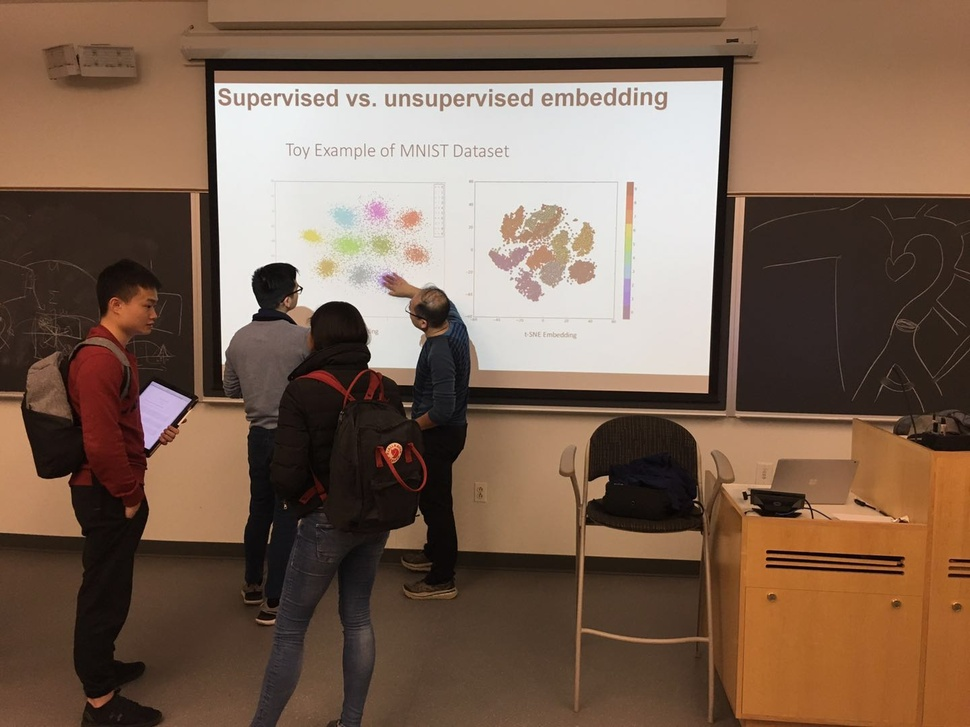
#> input picture Python/test_img/1L.jpg, 970 x 727 px, shrunk from 1440 x 1080 before the run
$ python corner_detector.py
#> lines starting #> are read from the running program, lines starting #| are printed output that depends on the picture
'''
  File name: corner_detector.py
  Author:
  Date created:
'''

'''
  File clarification:
    Detects corner features in an image. You can probably find free “harris” corner detector on-line,
    and you are allowed to use them.
    - Input img: H × W matrix representing the gray scale input image.
    - Output cimg: H × W matrix representing the corner metric matrix.
'''
from skimage.feature import corner_harris, corner_peaks
import numpy as np
import cv2
import matplotlib.pyplot as plt


def corner_detector(img):

    cimg = cv2.cornerHarris(img, 3, 3, 0.04)

    # cv2.imwrite("corner_color_map.png", cv2.applyColorMap(cimg, cv2.COLORMAP_RAINBOW))

#    cimg = corner_harris(img)
    return cimg


if __name__ == "__main__":

    left = cv2.imread("../test_img/1L.jpg")
#> left is the input picture: shape (727, 970, 3); mean B, G, R 81.5, 98.5, 123.4

    # Convert to grayscale
    gray_left = cv2.cvtColor(left, cv2.COLOR_BGR2GRAY)
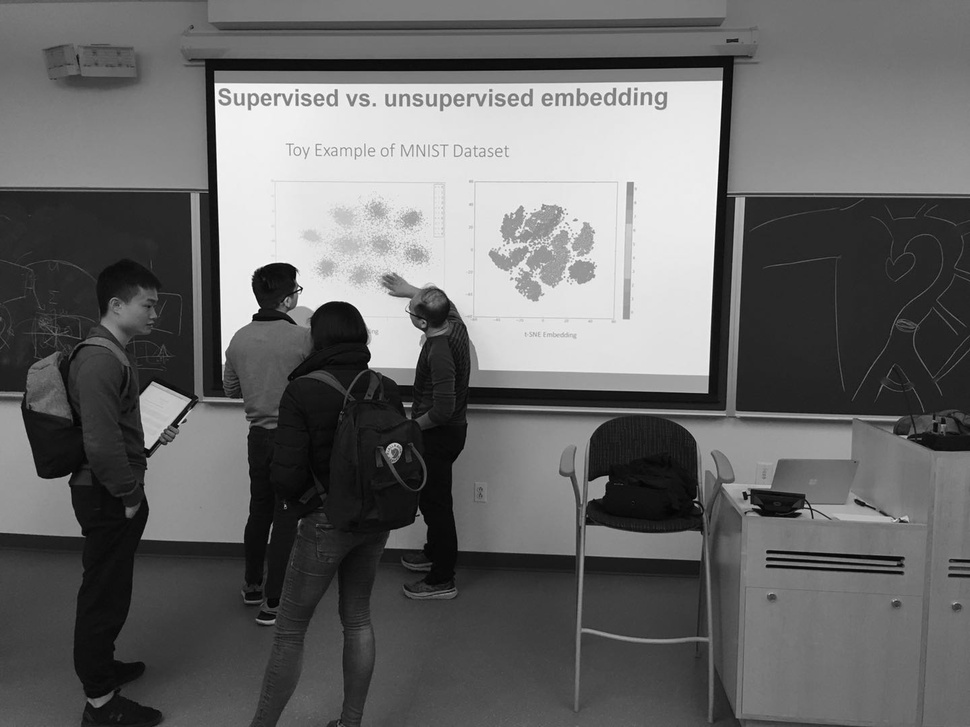
#> gray_left: shape (727, 970); min 1, max 255, mean 104

    # Get the corner metrics for each pixel
    cimg = corner_detector(gray_left)
#> in corner_detector, `cimg = cv2.cornerHarris(img, 3, 3, 0.04)`:
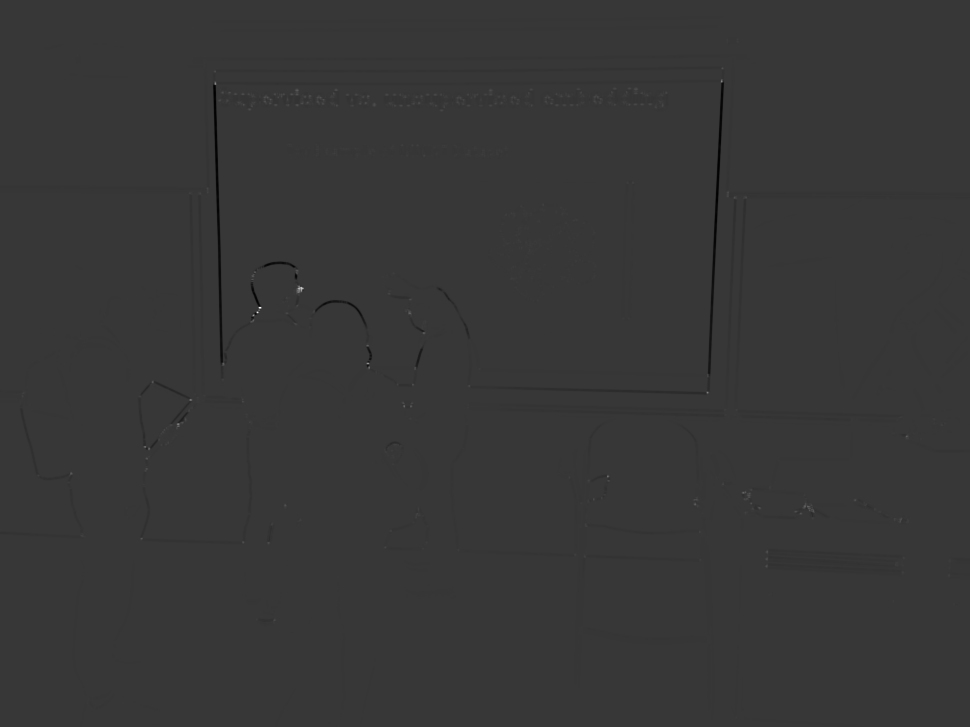
#> cimg: shape (727, 970) float32; min -0.00762, max 0.0277, mean -2.21e-05; drawn with min black and max white

    # Plotting corners on the gray scale image
    corners = corner_peaks(cimg)
#> corners = 34487 pairs, first value 1 to 725, second value 1 to 968
    fig, ax = plt.subplots()
    ax.imshow(gray_left, origin='upper', cmap=plt.cm.gray)
    ax.plot(corners[:,1], corners[:, 0], '+r', markersize=15)
    h, w = gray_left.shape
#> h = 727; w = 970

    plt.show()
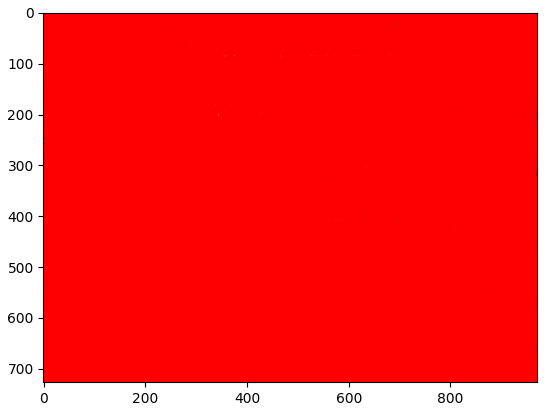
#> figure drawn by matplotlib, 1 panel

$ run again, with Python/test_img/pano1.jpg copied over Python/test_img/1L.jpg
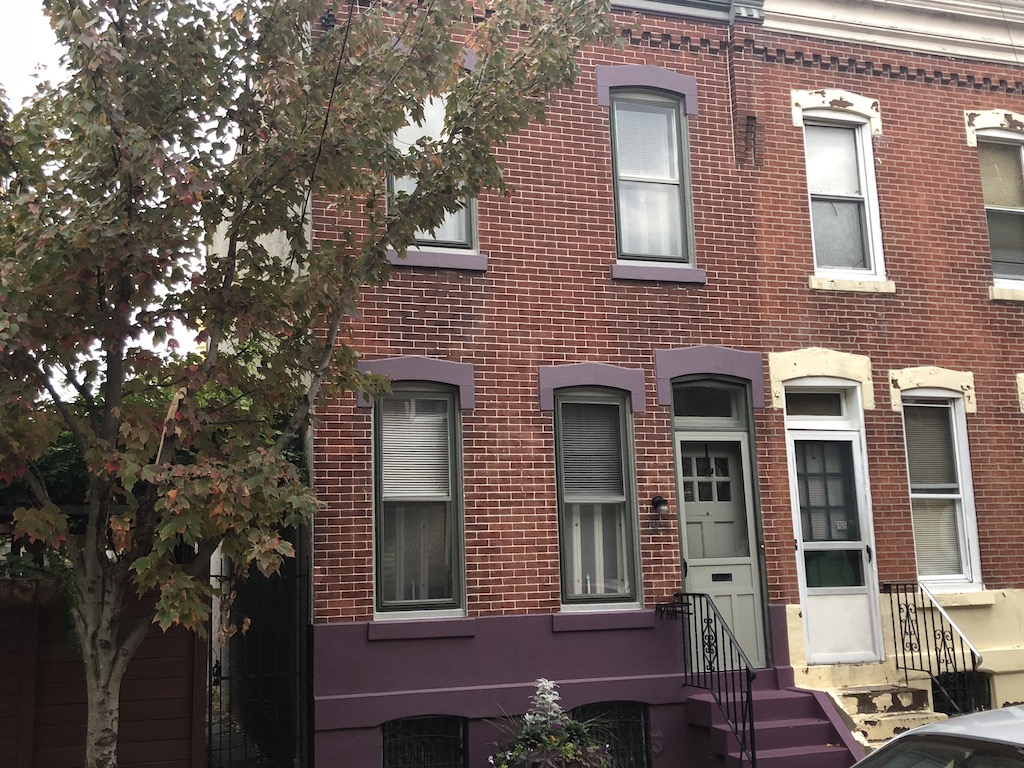
#> input picture Python/test_img/pano1.jpg, 1024 x 768 px
#> left is the input picture: shape (768, 1024, 3); mean B, G, R 90, 97.3, 111.6
#> `gray_left = cv2.cvtColor(left, cv2.COLOR_BGR2GRAY)`:
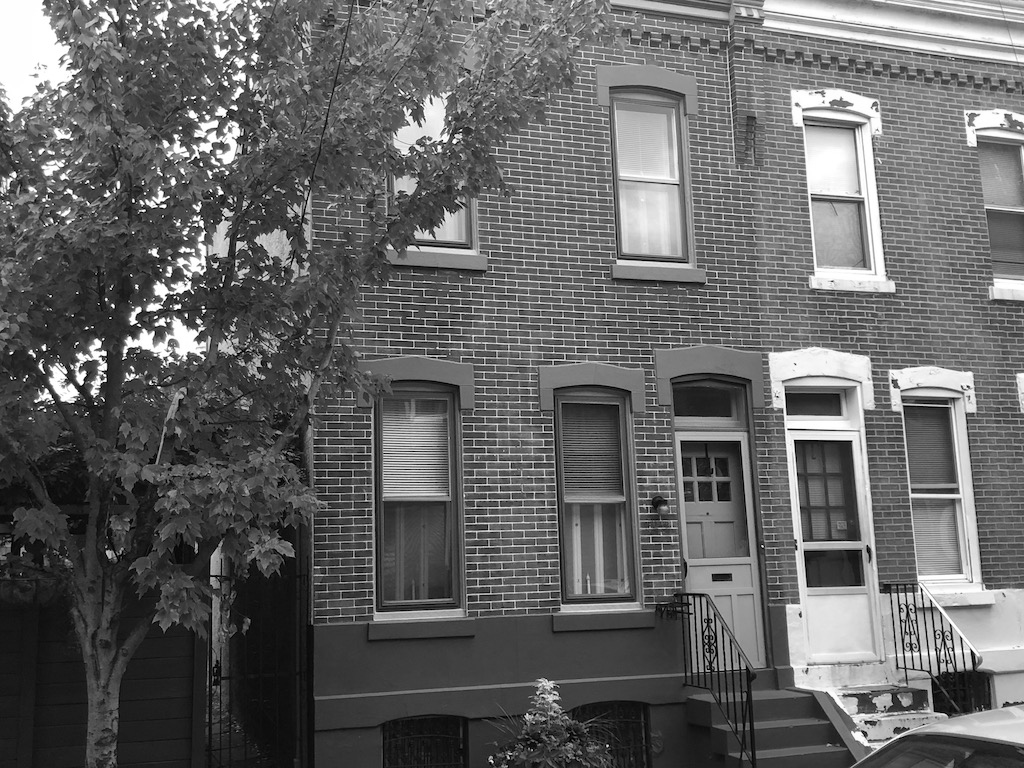
#> gray_left: shape (768, 1024); min 0, max 255, mean 100.7
#> corners = 32986 pairs, first value 1 to 766, second value 1 to 1022
#> `plt.show()`:
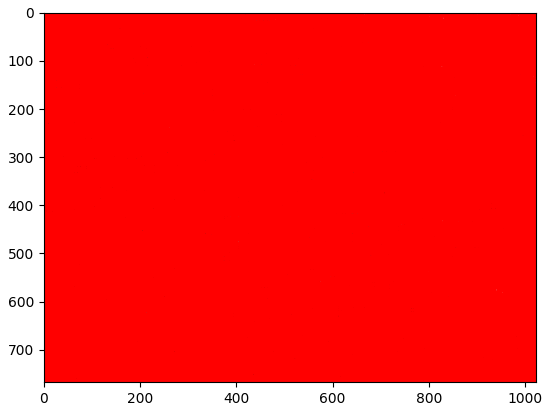
#> figure drawn by matplotlib, 1 panel

$ run again, with Python/test_img/pano2.jpg copied over Python/test_img/1L.jpg
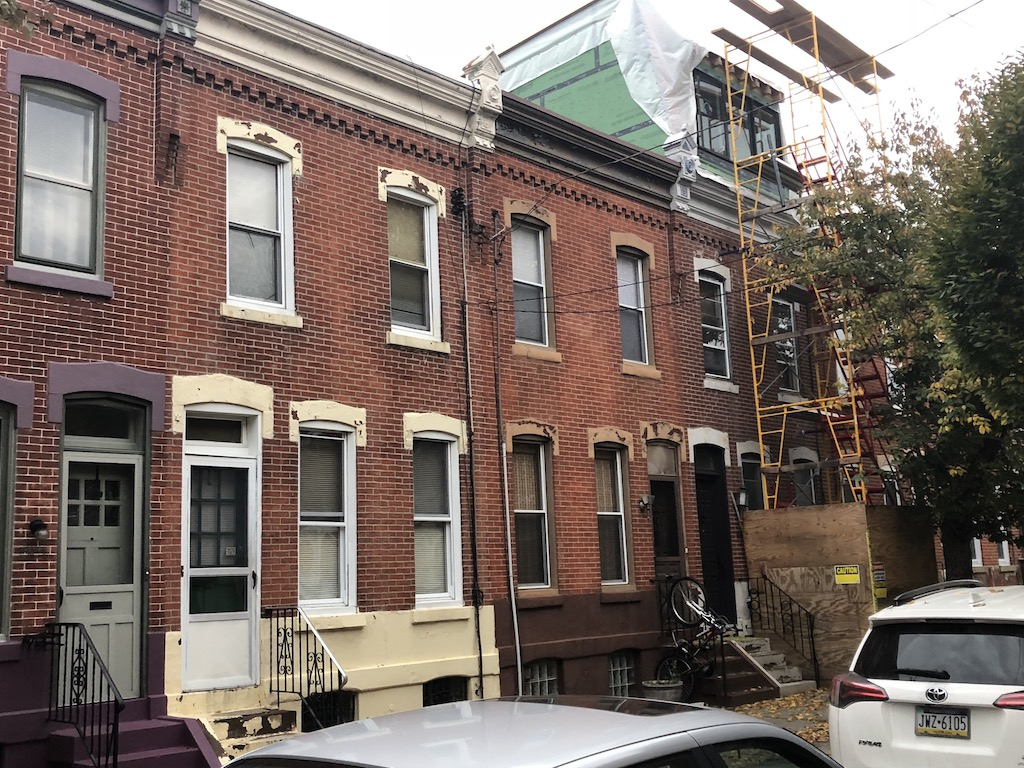
#> input picture Python/test_img/pano2.jpg, 1024 x 768 px
#> left is the input picture: shape (768, 1024, 3); mean B, G, R 102.1, 109.2, 121.9
#> `gray_left = cv2.cvtColor(left, cv2.COLOR_BGR2GRAY)`:
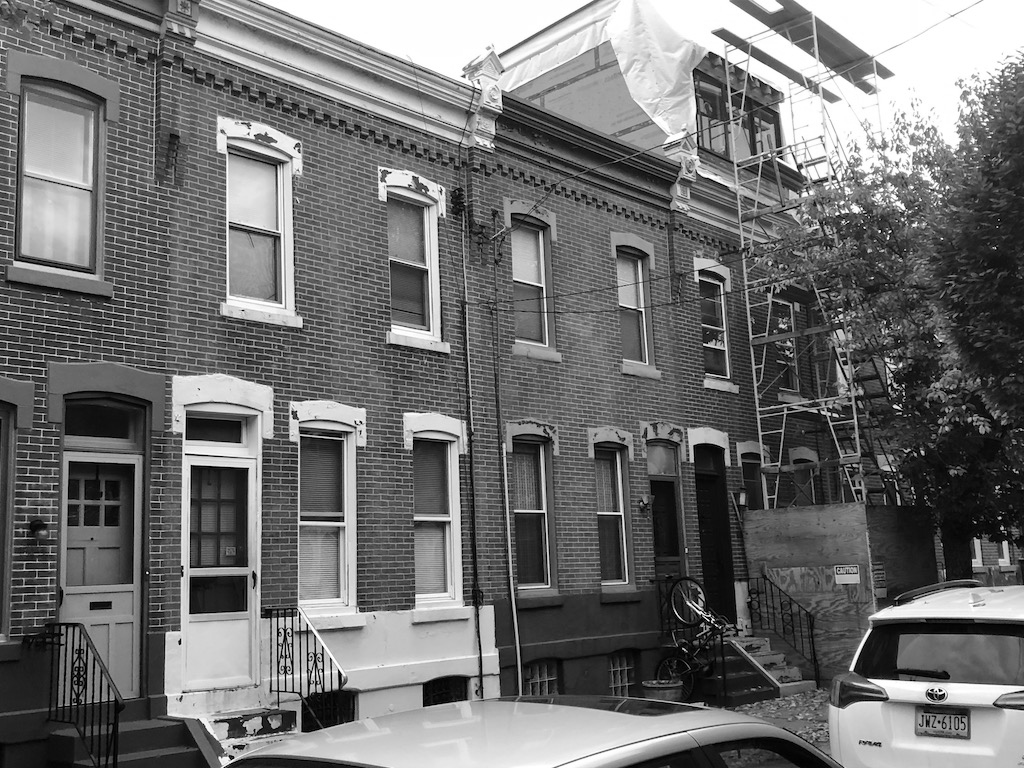
#> gray_left: shape (768, 1024); min 0, max 255, mean 112.2
#> corners = 38787 pairs, first value 1 to 766, second value 1 to 1022
#> `plt.show()`:
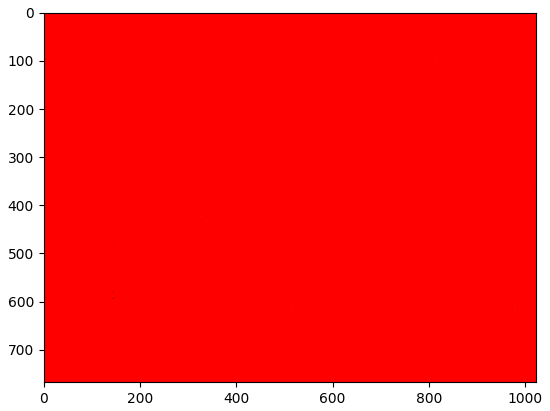
#> figure drawn by matplotlib, 1 panel

$ run again, with Python/test_img/pano3.jpg copied over Python/test_img/1L.jpg
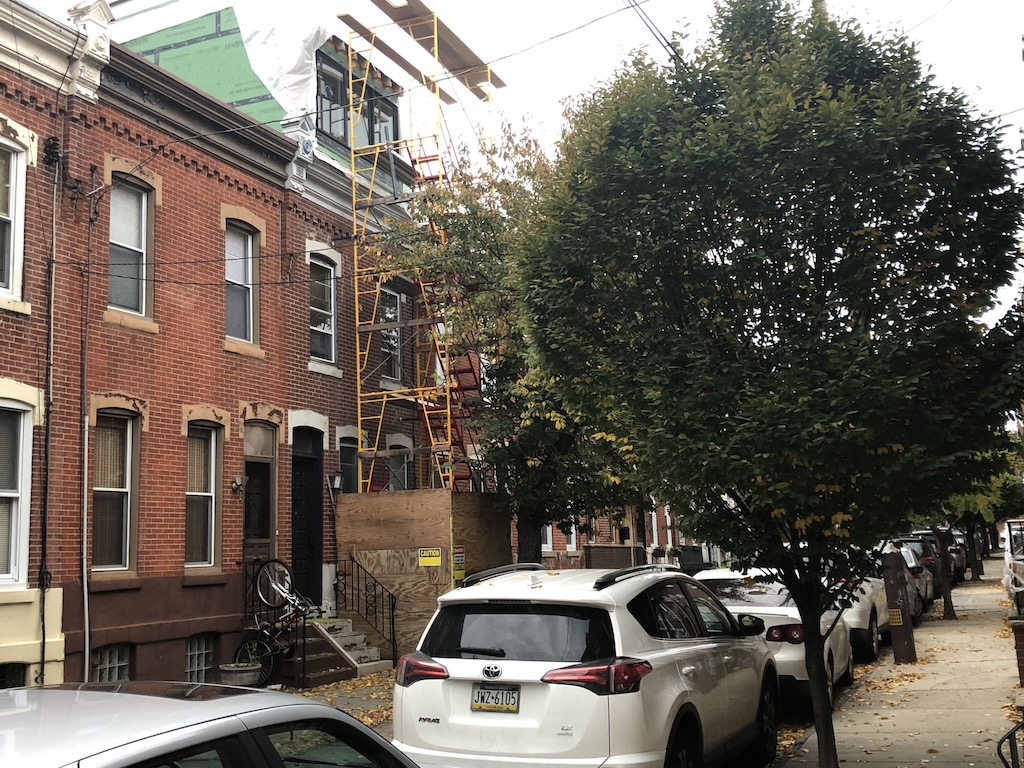
#> input picture Python/test_img/pano3.jpg, 1024 x 768 px
#> left is the input picture: shape (768, 1024, 3); mean B, G, R 91.7, 100.9, 108.1
#> in corner_detector, `cimg = cv2.cornerHarris(img, 3, 3, 0.04)`:
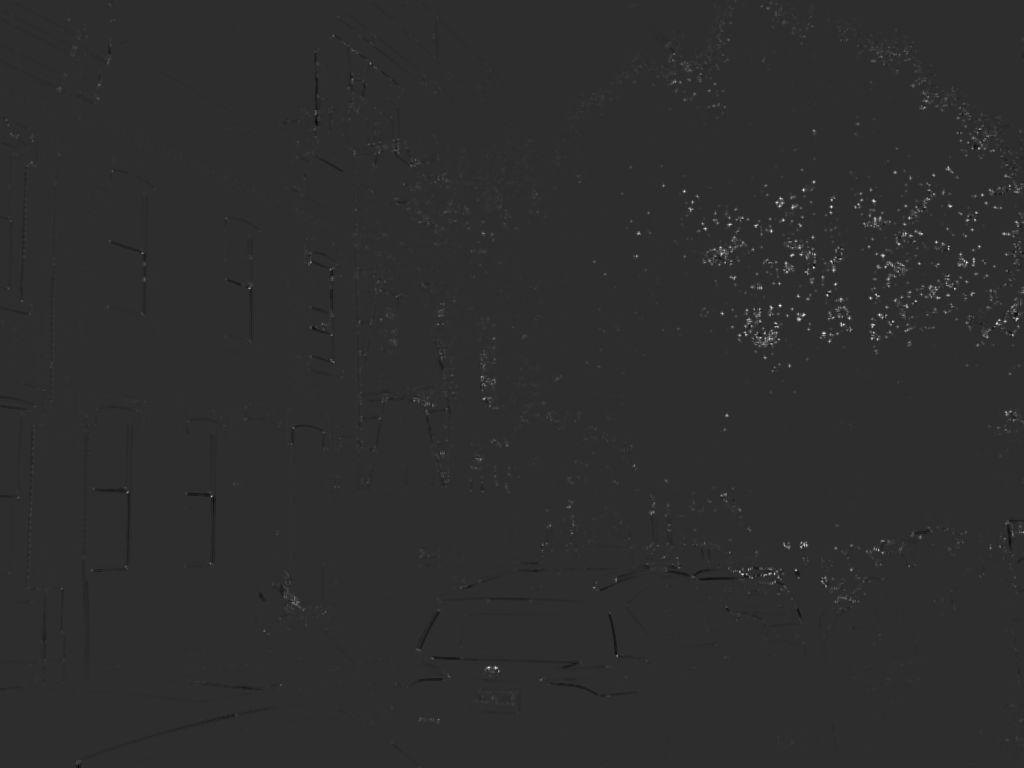
#> cimg: shape (768, 1024) float32; min -0.017, max 0.0786, mean 0.000214; drawn with min black and max white
#> corners = 36353 pairs, first value 1 to 766, second value 1 to 1022
#> `plt.show()`:
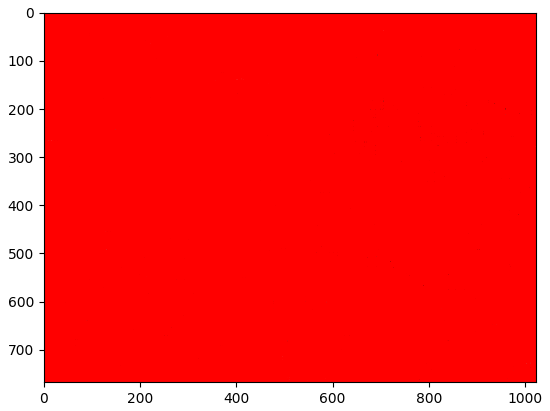
#> figure drawn by matplotlib, 1 panel
